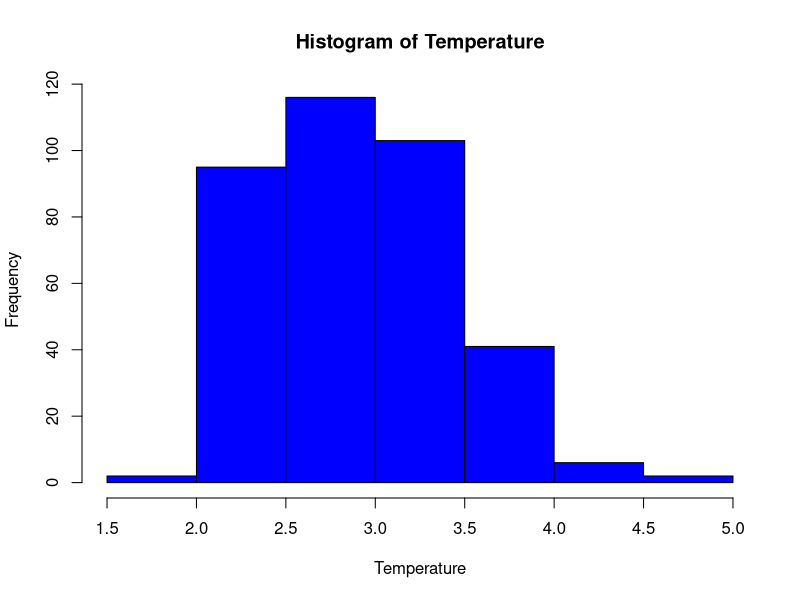
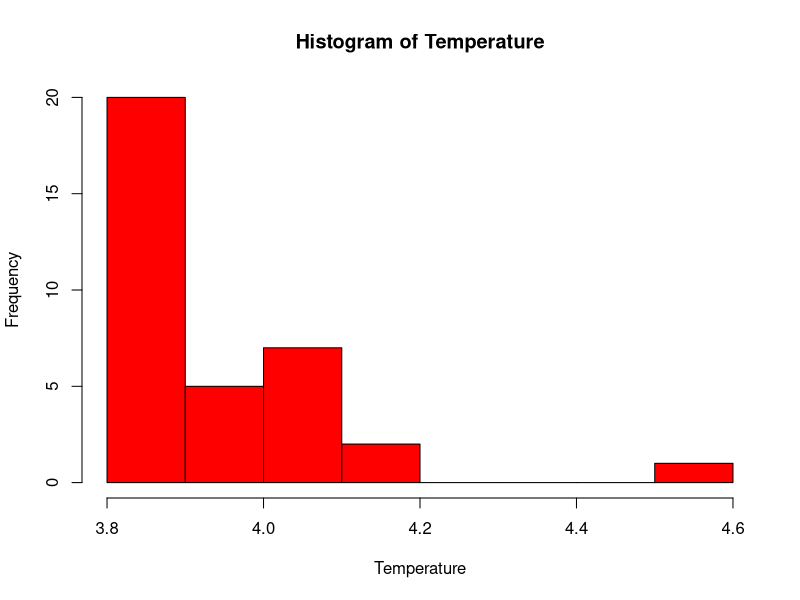

Reproduce these figures in R, in order.
## ---- chunk 1
setwd("D:/Great Lakes/Projects/First Project - Cold Storage Case Study")  
cold_storage_data <- read.csv("K2_Cold_Storage_Temp_Data.csv",header= TRUE)
attach(cold_storage_data)
## ---- chunk 2
dim(cold_storage_data)
## ---- chunk 3
str(cold_storage_data)
## ---- chunk 4
summary(cold_storage_data)
## ---- chunk 5
season_mean <- aggregate(Temperature~Season,FUN = mean)
print(season_mean)
## ---- chunk 6
mean<- mean(Temperature)
print(mean)
## ---- chunk 7
sd <- sd(Temperature)
print(sd)
## ---- chunk 8
hist(Temperature,col = "Blue")
## ---- chunk 9
pnorm(2,2.96274,0.508589)
## ---- chunk 10
(1-pnorm(4,2.96274,0.508589))*100
## ---- chunk 11
setwd("D:/Great Lakes/Projects/First Project - Cold Storage Case Study")  
Cold_Storage <- read.csv("Cold_Storage_Mar2018.csv")
attach(Cold_Storage)
## ---- chunk 12
dim(Cold_Storage)
## ---- chunk 13
n <- nrow(Cold_Storage)
print(n)
## ---- chunk 14
sample_mean <- mean(Temperature)
print(sample_mean)
Mu<- 3.9 # as per our problem statement Assume 3.9 deg C as upper acceptable temperature range
## ---- chunk 15
sd<- 0.508589
print(sd)
## ---- chunk 16
sample_error <- sample_mean - Mu
standard_error <- sd/(sqrt(n))
z <- sample_error/standard_error
print(z)
## ---- chunk 17
pnorm(-abs(z))
## ---- chunk 18
sd1 <- sd(Temperature)
print(sd1)
t.test(Temperature,mu=3.9,conf.level = 0.90)
## ---- chunk 19
hist(Temperature,col="red")
